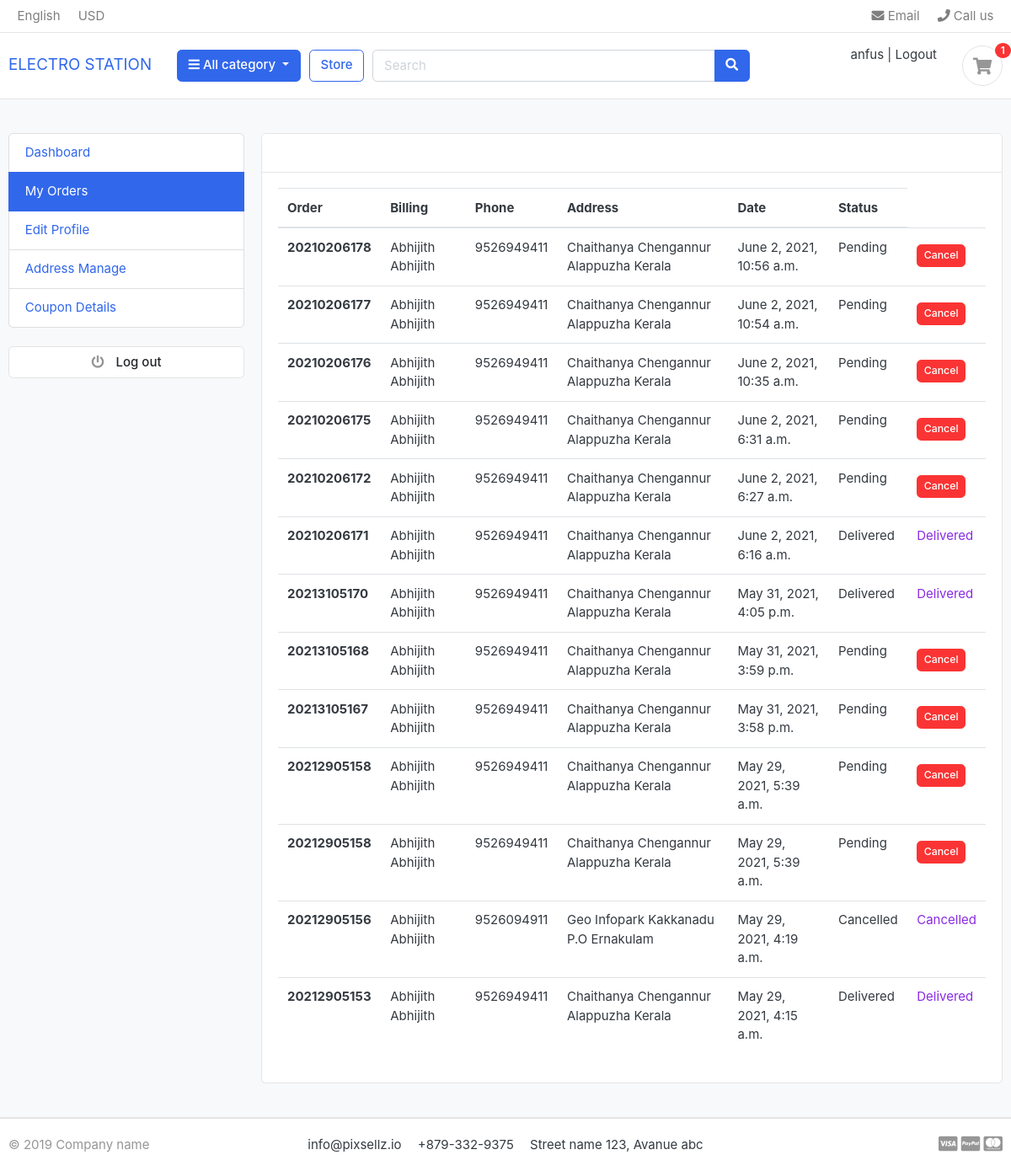
/orders/my_orders (signed in), run on the app's committed database.
### ecomapp/models.py (models this page shows)
class UserData(AbstractUser):
    email = models.EmailField(unique=True)
    phone = models.CharField(max_length=20)

### orders/models.py (models this page shows, shortened)
class OrderProduct(models.Model):
    order=models.ForeignKey(Order,on_delete=models.CASCADE)
    payment=models.ForeignKey(Payment,on_delete=models.SET_NULL,blank=True,null=True)
    user=models.ForeignKey(UserData,on_delete=models.CASCADE)
    product=models.ForeignKey(Product,on_delete=models.CASCADE)
    variations = models.ManyToManyField(Variation, blank=True)
    quantity=models.IntegerField()
    product_price=models.FloatField()
    ordered = models.BooleanField(default=False)
    created_at=models.DateTimeField(auto_now_add=True)
    updated_at=models.DateTimeField(auto_now_add=True)
    user_cancel=models.CharField(default=False,max_length=20,null=True)
    status=models.CharField(default='Pending',null=True,max_length=20)
    def __str__(self):
        return self.product.name

class Order(models.Model):
    STATUS=(
        ('New','New'),
        ('Accepted','Accepted'),
        ('Completed','Completed'),
        ('Cancelled','Cancelled'),
    )
    user= models.ForeignKey(UserData,on_delete=models.SET_NULL,null=True)
    payment=models.ForeignKey(Payment,on_delete=models.SET_NULL,blank=True,null=True)
    order_number=models.CharField(max_length=20)
    first_name=models.CharField(max_length=50)
    last_name=models.CharField(max_length=50)
    phone =models.CharField(max_length=15)
    email=models.EmailField(max_length=50)
    address_line_1=models.CharField(max_length=50)
    address_line_2=models.CharField(max_length=50,blank=True)
    country=models.CharField(max_length=50)
    state=models.CharField(max_length=50)
    city=models.CharField(max_length=50)
    order_note=models.CharField(max_length=100,blank=True)
    order_totel=models.FloatField()
    tax=models.FloatField()
    status=models.CharField(max_length=10,choices=STATUS,default='New')
    ip=models.CharField(blank=True,max_length=20)
    is_ordered=models.BooleanField(default=False)
    created_at=models.DateTimeField(auto_now_add=True)
    updated_at=models.DateTimeField(auto_now_add=True)
    def fullname(self):
        return f'{self.first_name} {self.last_name}'
    def fulladdress(self):
        return f'{self.address_line_1} {self.address_line_2}'

### orders/views.py (the view)
# urls.py: path('my_orders',views.my_orders,name='my_orders'),
def my_orders(request):
    orders = OrderProduct.objects.filter(user=request.user).order_by('-created_at')
    print(orders)
    context={
        'orders':orders
    }
    return render(request,'my_orders.html',context)

### ecomapp/context_processors.py (called while the page is built)
def menu_link(request):
    links = Category.objects.all()
    return dict(links=links)

def counter(request):
    cart_count=0
    if 'admin' in request.path:
        return{}
    else:
        try:
            cart= Cart.objects.filter(cart_id=_cart_id(request))
            if request.user.is_authenticated:
                cart_items=CartItem.objects.all().filter(user=request.user)
            else:
                cart_items= CartItem.objects.all().filter(cart=cart[:1])
            for cart_item in cart_items:
                cart_count += cart_item.quantity
        except Cart.DoesNotExist:
            cart_count =0
    return dict(cart_count=cart_count)

### ecomapp/models.py (called while the page is built)
    def get_url(self):
        return reverse('product_by_category',args=[self.slug])

### ecomapp/views.py (called while the page is built)
def _cart_id(request):
    cart= request.session.session_key
    if not cart:
        cart=request.session.create()
    return cart

### templates/my_orders.html (shortened to what this page needs)
{% extends 'first.html' %}
{% block content %}
<section class="section-conten padding-y bg">
    <div class="container">
        <div class="row">
       {% include 'dashboard_sidebar.html' %}
        <main class="col-md-9">
            <article class="card">
            <header class="card-header">
            </header>
            <div class="card-body">
                <div class="row">
               <div class="col-md-12">
                <table class="table table-hover">
                    <thead>
                      <tr>
                        <th scope="col">Order</th>
                        <th scope="col">Billing</th>
                        <th scope="col">Phone</th>
                        <th scope="col">Address</th>
                        <th scope="col">Date</th>
                        <th scope="col">Status</th>
                      </tr>
                    </thead>
                    <tbody>
                        {% for order in orders %}
                      <tr>
                        <th scope="row">{{order.order.order_number}}</th>
                        <td>{{order.order.fullname}}</td>
                        <td>{{order.order.phone}}</td>
                        <td>{{order.order.fulladdress}}</td>
                        <td>{{order.created_at}}</td>
                        <td>{{order.status}}</td>
                        <td>
                          {% if order.user_cancel == "True" or order.status == "Cancelled" %}
                      <p style="color: blueviolet;">Cancelled</p>
                      {% elif order.status == "Delivered" %}
                      <p style="color: blueviolet;">Delivered</p>
                      {% else %}
                      <a href="{% url 'order_cancel' order.id %}"><button class="mt-2 btn btn-sm btn-danger">Cancel</button></a>
                     {% endif %}
                  </td>
                      </tr>
                      {% endfor %}
                    </tbody>
                  </table>
            </div>
            </div>
            </div>
            </article>
        </main>
    </div>
    </div>
    </section>
{% endblock %}

### templates/first.html (shortened to what this page needs)
{% load static %}
<!DOCTYPE HTML>
<html lang="en">
<head>
<link href="{% static 'css/bootstrap.css' %}" rel="stylesheet" type="text/css"/>
<link href="{%static  'fonts/fontawesome/css/all.min.css' %}" type="text/css" rel="stylesheet">
<link href="{%static 'css/ui.css' %}" rel="stylesheet" type="text/css"/>
<link href="{%static 'css/responsive.css' %}" rel="stylesheet" media="only screen and (max-width: 1200px)" />
</head>
<body>
<header class="section-header">
<nav class="navbar p-md-0 navbar-expand-sm navbar-light border-bottom">
<div class="container">
  <div class="collapse navbar-collapse" id="navbarTop4">
    <ul class="navbar-nav mr-auto">
    	<li class="nav-item dropdown">
		 	<a href="#" class="nav-link">   English </a>
		</li>
		<li class="nav-item dropdown">
			<a href="#" class="nav-link"> USD </a>
		</li>
    </ul>
    <ul class="navbar-nav">
		<li><a href="#" class="nav-link"> <i class="fa fa-envelope"></i> Email </a></li>
		<li><a href="#" class="nav-link"> <i class="fa fa-phone"></i> Call us </a></li>
	</ul>
  </div>
</div>
</nav>
<section class="header-main border-bottom">
	<div class="container">
<div class="row align-items-center">
	<div class="col-lg-2 col-md-3 col-6">
			<a class="navbar-brand" href="{% url 'index' %}">ELECTRO STATION</a>
	</div>
	<div class="col-lg col-sm col-md col-6 flex-grow-0">
		<div class="category-wrap dropdown d-inline-block float-right">
			<button type="button" class="btn btn-primary dropdown-toggle" data-toggle="dropdown">
				<i class="fa fa-bars"></i> All category
			</button>
		</div>
	</div>
	<a href="{% url 'store' %}" class="btn btn-outline-primary">Store</a>
	<div class="col-lg  col-md-6 col-sm-12 col">
		<form action="{% url 'search' %}" class="search" method="GET">
			<div class="input-group w-100">
			    <input type="text" name="keyword" class="form-control" style="width:60%;" placeholder="Search">
			    <div class="input-group-append">
			      <button class="btn btn-primary" type="submit">
			        <i class="fa fa-search"></i>
			      </button>
			    </div>
		    </div>
		</form>
	</div>
	<div class="col-lg-3 col-sm-6 col-8 order-2 order-lg-3">
		<div class="d-flex justify-content-end mb-3 mb-lg-0">
			<div class="widget-header">
				<div>
					{% if request.user.is_authenticated %}
					<a href="{% url 'dashboard' %}">{{request.user}}</a> <span class="dark-transp"> | </span>
					<a href="{% url 'user_logout' %}"> Logout</a>
					{% else %}
					<a href="{% url 'user_login' %}">Sign in</a> <span class="dark-transp"> | </span>
					<a href="{% url 'user_registration' %}"> Register</a>
					{% endif %}
				</div>
			</div>
			<a href="{% url 'cart' %}" class="widget-header pl-3 ml-3">
				<div class="icon icon-sm rounded-circle border"><i class="fa fa-shopping-cart"></i></div>
				<span class="badge badge-pill badge-danger notify">{{cart_count}}</span>
			</a>
		</div>
	</div>
</div>
	</div>
</section>
</header>
{% block content %}
{% endblock %}
<footer class="section-footer border-top">
	<div class="container">
		<section class="footer-bottom border-top row">
			<div class="col-md-2">
				<p class="text-muted"> &copy 2019 Company name </p>
			</div>
			<div class="col-md-8 text-md-center">
				<span  class="px-2">info@pixsellz.io</span>
				<span  class="px-2">+879-332-9375</span>
				<span  class="px-2">Street name 123, Avanue abc</span>
			</div>
			<div class="col-md-2 text-md-right text-muted">
				<i class="fab fa-lg fa-cc-visa"></i>
				<i class="fab fa-lg fa-cc-paypal"></i>
				<i class="fab fa-lg fa-cc-mastercard"></i>
			</div>
		</section>
	</div>
</footer>
</body>
</html>

### static/css/ui.css (style rules this page uses)
html { font-family: "Inter", sans-serif; font-size: 15px; }
.icon-xs, .icon-sm, .icon-md, .icon-lg { display: inline-block; text-align: center; flex-shrink: 0; flex-grow: 0; }
.icon-sm { width: 48px; height: 48px; line-height: 48px !important; font-size: 20px; }
.padding-y { padding-top: 40px; padding-bottom: 40px; }
article:after, .form-group:after { display: block; clear: both; content: ""; }
.bg { background-color: #f8f9fa; }
p:last-child { margin-bottom: 0; }
.header-main { position: relative; padding-top: 1rem; padding-bottom: 1rem; }
.widget-header { display: inline-block; vertical-align: middle; position: relative; }
.widget-header a { color: #343a40; }
.widget-header i { color: #969696; }
.widget-header .notify { position: absolute; top: -3px; right: -10px; }
.footer-bottom { padding-top: 20px; padding-bottom: 20px; }
.notify { position: absolute; top: -4px; right: -10px; display: inline-block; padding: 0.25em 0.6em; font-size: 12px; line-height: 1; text-align: center; border-radius: 3rem; color: #fff; background-color: #fa3434; }

### data on the page
UserData: user "anfus"
OrderProduct: order.order_number "20210206178", order.fullname "Abhijith Abhijith", order.phone "9526949411", order.fulladdress "Chaithanya Chengannur Alappuzha Kerala", created_at "June 2, 2021, 10:56 a.m.", status "Pending", user_cancel "Cancel"
OrderProduct: order.order_number "20210206177", order.fullname "Abhijith Abhijith", order.phone "9526949411", order.fulladdress "Chaithanya Chengannur Alappuzha Kerala", created_at "June 2, 2021, 10:54 a.m.", status "Pending", user_cancel "Cancel"
OrderProduct: order.order_number "20210206176", order.fullname "Abhijith Abhijith", order.phone "9526949411", order.fulladdress "Chaithanya Chengannur Alappuzha Kerala", created_at "June 2, 2021, 10:35 a.m.", status "Pending", user_cancel "Cancel"
OrderProduct: order.order_number "20210206175", order.fullname "Abhijith Abhijith", order.phone "9526949411", order.fulladdress "Chaithanya Chengannur Alappuzha Kerala", created_at "June 2, 2021, 6:31 a.m.", status "Pending", user_cancel "Cancel"
OrderProduct: order.order_number "20210206172", order.fullname "Abhijith Abhijith", order.phone "9526949411", order.fulladdress "Chaithanya Chengannur Alappuzha Kerala", created_at "June 2, 2021, 6:27 a.m.", status "Pending", user_cancel "Cancel"
OrderProduct: order.order_number "20210206171", order.fullname "Abhijith Abhijith", order.phone "9526949411", order.fulladdress "Chaithanya Chengannur Alappuzha Kerala", created_at "June 2, 2021, 6:16 a.m.", status "Delivered", user_cancel "Delivered"
OrderProduct: order.order_number "20213105170", order.fullname "Abhijith Abhijith", order.phone "9526949411", order.fulladdress "Chaithanya Chengannur Alappuzha Kerala", created_at "May 31, 2021, 4:05 p.m.", status "Delivered", user_cancel "Delivered"
OrderProduct: order.order_number "20213105168", order.fullname "Abhijith Abhijith", order.phone "9526949411", order.fulladdress "Chaithanya Chengannur Alappuzha Kerala", created_at "May 31, 2021, 3:59 p.m.", status "Pending", user_cancel "Cancel"
OrderProduct: order.order_number "20213105167", order.fullname "Abhijith Abhijith", order.phone "9526949411", order.fulladdress "Chaithanya Chengannur Alappuzha Kerala", created_at "May 31, 2021, 3:58 p.m.", status "Pending", user_cancel "Cancel"
OrderProduct: order.order_number "20212905158", order.fullname "Abhijith Abhijith", order.phone "9526949411", order.fulladdress "Chaithanya Chengannur Alappuzha Kerala", created_at "May 29, 2021, 5:39 a.m.", status "Pending", user_cancel "Cancel"
OrderProduct: order.order_number "20212905158", order.fullname "Abhijith Abhijith", order.phone "9526949411", order.fulladdress "Chaithanya Chengannur Alappuzha Kerala", created_at "May 29, 2021, 5:39 a.m.", status "Pending", user_cancel "Cancel"
OrderProduct: order.order_number "20212905156", order.fullname "Abhijith Abhijith", order.phone "9526094911", order.fulladdress "Geo Infopark Kakkanadu P.O Ernakulam", created_at "May 29, 2021, 4:19 a.m.", status "Cancelled", user_cancel "Cancelled"
OrderProduct: order.order_number "20212905153", order.fullname "Abhijith Abhijith", order.phone "9526949411", order.fulladdress "Chaithanya Chengannur Alappuzha Kerala", created_at "May 29, 2021, 4:15 a.m.", status "Delivered", user_cancel "Delivered"

### other printed values
{{ cart_count }} "1"
